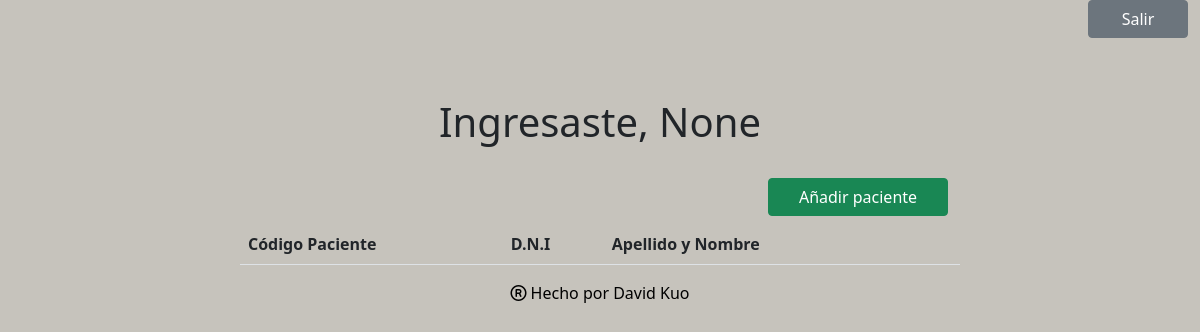
The app's page /home3/FD879, older data.
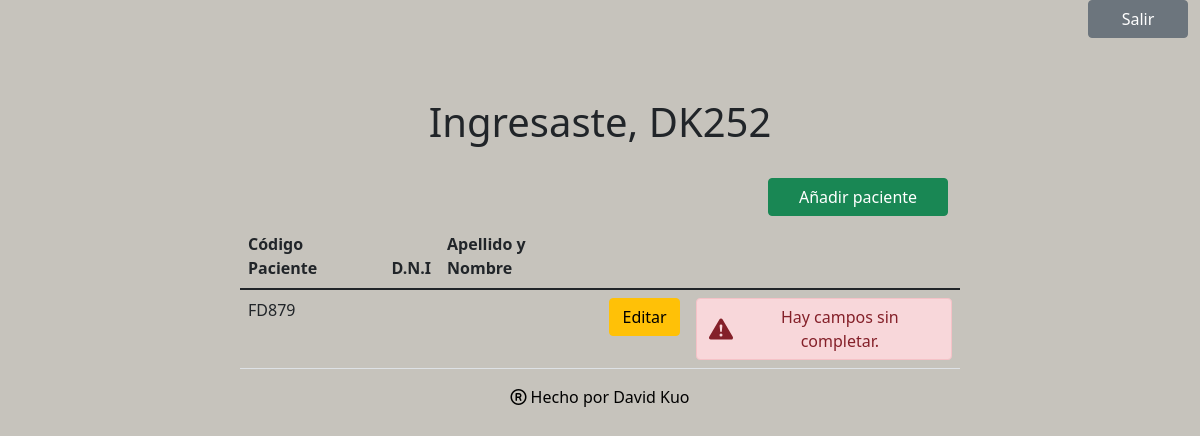
The same page, newer data.
### tablasPacientes/models.py (models this page shows, shortened)
class datosPaciente(models.Model):
    hayVacios = models.BooleanField(default=False)
    cod_pac = models.CharField(primary_key=True, max_length=64, help_text="Primera letra del nombre + primera letra del apellido + últimos 3 dígitos del dni.")
    cod_doc = models.CharField(max_length=64)
    apellidoYNombre = models.CharField(max_length=64, blank=True, help_text="Apellido y nombre del paciente. No es obligatorio")
    fechaDeRegistro = models.CharField(max_length=64)
    dni = models.CharField(blank=True, max_length=9)
    nacionalidad = models.CharField(max_length=64)
    fechaDeNacimiento = models.CharField(max_length=64)
    sexo = models.IntegerField(choices=SEXO)
    estadoCivil = models.IntegerField(choices=ESTADO_CIVIL)
    escolaridad = models.IntegerField()
    idProvincia = models.IntegerField(choices=PROVINCIAS)
    idArea = models.IntegerField(choices=AREA)
    etnia = models.IntegerField(choices=ETNIA)

### paginaPrincipal/views.py (the view)
# urls.py: path('home3/<str:cod_pac>', homeView.index2, name='home3'),
    def index2(request, cod_pac):
        usuario = datosPaciente.objects.filter(cod_pac = cod_pac).values_list('cod_doc', flat=True).first()
        return render(request, "home.html", {
            "datosPaciente": datosPaciente.objects.all(),
            "datosEsPax": datosEsPax.objects.all(),
            "datosHistorial": datosHistorial.objects.all(),
            "datosEstudios": datosEstudios.objects.all(),
            'cod_doc': usuario
        })

### paginaPrincipal/templates/home.html
{% load static %}
<!DOCTYPE html>
<html>
    {% include 'head.html' %}
    <body class="padre">
      <div class="row col-12 justify-content-end">
        <a class="btn btn-secondary col-md-1" href="{% url 'login' %}">Salir</a>
      </div>
      <div class ="hijo">
        <h1 class="titulo"> Ingresaste, {{cod_doc}} </h1><br>
        {% if cod_doc == 'admin' %}
          <div class="row col-12 justify-content-end mb-2 pr-0">
            <a class="btn btn-secondary col-md-3" href="{% url 'descargar_excel' %}">Descargar datos</a>
          </div>
          <table class="table table-hover">
            <thead>
              <tr>
                <th scope="col">Código Paciente</th>
                <th scope="col">D.N.I</th>
                <th scope="col">Apellido y Nombre</th>
              </tr>
            </thead>
            <tbody>
              {% for paciente in datosPaciente %}
                <tr>
                  <td>{{ paciente.cod_pac }}</td>
                  <td>{{ paciente.dni }}</td>
                  <td>{{ paciente.apellidoYNombre }}</td>
                  <td> {% if paciente.hayVacios %}
                    <div class="btn alert-danger d-flex align-items-center" role="alert">
                      <svg class="bi flex-shrink-0 me-2" width="24" height="24" role="img" aria-label="Danger:"><use xlink:href="#exclamation-triangle-fill"/></svg>
                      <div>Hay campos sin completar.</div></div> {% endif %} </td>
                </tr>
              {% endfor %}
            </tbody>
          </table>
        {% else %}
          <div class="row col-12 justify-content-end mb-2 pr-0">
            <a class="btn btn-success col-md-3" href="{% url 'agregarPaciente' cod_doc %}">Añadir paciente</a>
          </div>
          <table class="table table-hover">
            <thead>
              <tr>
                <th scope="col">Código Paciente</th>
                <th scope="col">D.N.I</th>
                <th scope="col">Apellido y Nombre</th>
                <th scope="col"> </th>
                <th scope="col"> </th>
              </tr>
            </thead>
            <tbody>
              {% for paciente in datosPaciente %}
                {% if paciente.cod_doc == cod_doc %}
                  <tr>
                    <td>{{ paciente.cod_pac }}</td>
                    <td>{{ paciente.dni }}</td>
                    <td>{{ paciente.apellidoYNombre }}</td>
                    <td><a class="btn btn-warning" href="{% url 'editarPaciente' paciente.cod_pac %}"> Editar </a></td>
                    <td> {% if paciente.hayVacios %}
                      <div class="btn alert-danger d-flex align-items-center" role="alert">
                        <svg class="bi flex-shrink-0 me-2" width="24" height="24" role="img" aria-label="Danger:"><use xlink:href="#exclamation-triangle-fill"/></svg>
                        <div>Hay campos sin completar.</div></div> {% endif %} </td>
                  </tr>
                {% endif %}
              {% endfor %}
            </tbody>
          </table>
        {% endif %}
      </div>
    </body>
  {% include 'footer.html' %}
</html>

Row changes from the older to the newer data that the page shows:
added datosPaciente: cod_doc "DK252", cod_pac "FD879", hayVacios True (drawn)
Text that changed along with them:
{{ cod_doc }}: "None" → (not shown)
